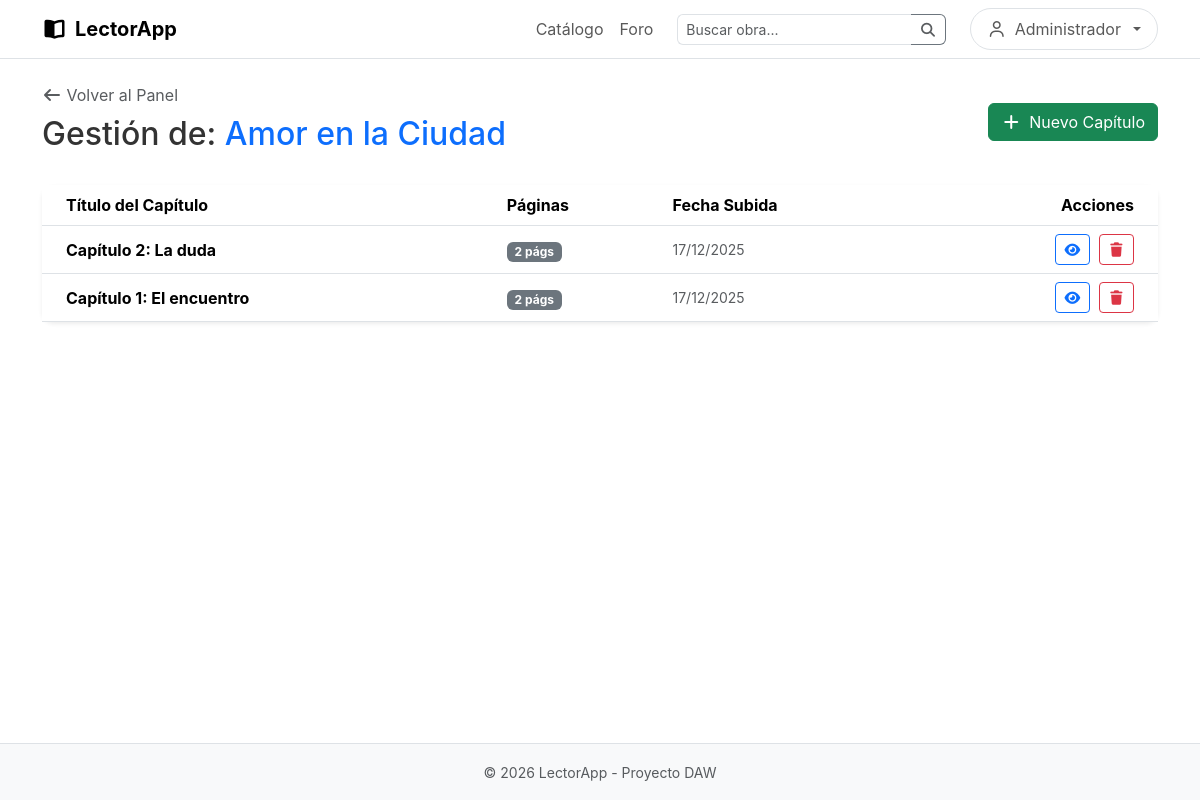
Screenshot of /ver_capitulos.php?id=1 (signed in) with the database file from the repository.
### tables this page shows
CREATE TABLE `obras` (
  `id` int(11) NOT NULL,
  `titulo` varchar(255) NOT NULL,
  `autor` varchar(100) NOT NULL,
  `generos` varchar(100) DEFAULT NULL,
  `sinopsis` text DEFAULT NULL,
  `portada` varchar(255) DEFAULT NULL,
  `fecha_subida` datetime DEFAULT current_timestamp(),
  `visitas` int(11) DEFAULT 0
);

CREATE TABLE `capitulos` (
  `id` int(11) NOT NULL,
  `obra_id` int(11) DEFAULT NULL,
  `titulo` varchar(255) DEFAULT NULL,
  `contenido` text DEFAULT NULL,
  `fecha_subida` datetime DEFAULT current_timestamp()
);

### ver_capitulos.php (the view, shortened to what this page needs)
<?php
require 'includes/db.php';
$idObra = intval($_GET['id']);
$sqlObra = "SELECT titulo FROM obras WHERE id = $idObra";
$resObra = $conn->query($sqlObra);
$obra = $resObra->fetch_assoc();
$sqlCaps = "SELECT * FROM capitulos WHERE obra_id = $idObra ORDER BY id DESC";
$resCaps = $conn->query($sqlCaps);
?>
<?php include 'includes/header.php'; ?>
<main class="container py-4">
    <div class="d-flex justify-content-between align-items-center mb-4">
        <div>
            <a href="admin.php" class="text-decoration-none text-muted mb-2 d-inline-block">
                <i class="fas fa-arrow-left"></i> Volver al Panel
            </a>
            <h2>Gestión de: <span class="text-primary"><?php echo $obra['titulo']; ?></span></h2>
        </div>
        <a href="agregar_capitulo.php?id=<?php echo $idObra; ?>" class="btn btn-success">
            <i class="fas fa-plus me-2"></i>Nuevo Capítulo
        </a>
    </div>
    <div class="card shadow-sm border-0">
        <div class="card-body p-0">
            <table class="table table-hover align-middle mb-0">
                <thead class="bg-light">
                    <tr>
                        <th class="ps-4">Título del Capítulo</th>
                        <th>Páginas</th>
                        <th>Fecha Subida</th>
                        <th class="text-end pe-4">Acciones</th>
                    </tr>
                </thead>
                <tbody>
                    <?php if ($resCaps->num_rows > 0): ?>
                        <?php while ($cap = $resCaps->fetch_assoc()): ?>
                            <?php
                            $imgs = json_decode($cap['contenido'], true);
                            $numPaginas = is_array($imgs) ? count($imgs) : 0;
                            ?>
                            <tr>
                                <td class="ps-4 fw-bold"><?php echo $cap['titulo']; ?></td>
                                <td><span class="badge bg-secondary"><?php echo $numPaginas; ?> págs</span></td>
                                <td class="text-muted small"><?php echo date('d/m/Y', strtotime($cap['fecha_subida'])); ?></td>
                                <td class="text-end pe-4">
                                    <a href="visor.php?obraId=<?php echo $idObra; ?>&capId=<?php echo $cap['id']; ?>&origen=admin"
                                        class="btn btn-sm btn-outline-primary me-1" title="Ver">
                                        <i class="fas fa-eye"></i>
                                    </a>
                                    <form method="POST" action="borrar_capitulo.php" class="d-inline"
                                        onsubmit="return confirm('¿Estás seguro de borrar este capítulo? Se eliminarán todas sus imágenes físicas.');">
                                        <button type="submit" class="btn btn-sm btn-outline-danger" title="Borrar Capítulo">
                                            <i class="fas fa-trash"></i>
                                        </button>
                                    </form>
                                </td>
                            </tr>
                        <?php endwhile; ?>
                    <?php endif; ?>
                </tbody>
            </table>
        </div>
    </div>
</main>
<?php include 'includes/footer.php'; ?>

### assets/css/styles.css (style rules this page uses)
html { overflow-y: scroll; }
:root { --primary-color: #333; --accent-color: #f4f4f5; --star-color: #fbbf24; --blue-action: #2563eb; }
* { margin: 0; padding: 0; box-sizing: border-box; }
body { font-family: 'Inter', sans-serif; background-color: #fff; color: var(--primary-color); display: flex; flex-direction: column; min-height: 100vh; }
main { padding: 2rem 5%; max-width: 1400px; margin: 0 auto; flex: 1; width: 100%; }
button { padding: 0.5rem 1rem; cursor: pointer; background: #fff; border: 1px solid #ccc; border-radius: 6px; }
.card { background: #fff; border-radius: 12px; cursor: pointer; transition: transform 0.2s; display: flex; flex-direction: column; text-decoration: none; color: inherit; border: 1px solid transparent; }

### rows the page displays
obras: titulo "Amor en la Ciudad"
capitulos: titulo "Capítulo 2: La duda", contenido "2", fecha_subida "17/12/2025"
capitulos: titulo "Capítulo 1: El encuentro", contenido "2", fecha_subida "17/12/2025"

### other values shown
$_SESSION['usuario'] "Administrador"
